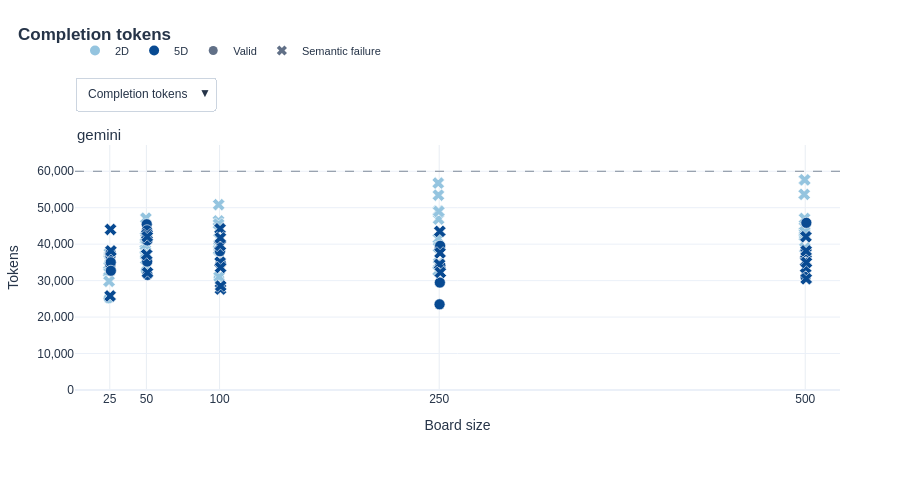

Notebook source saved alongside this figure:
### Markdown cell above
## Token usage

Each model has a full-width row with numeric board-size spacing. The blue gradient identifies dimension; marker shape identifies outcome. Switch between completion, input and reasoning tokens. Dashed lines in the completion view show configured budgets. Missing usage is omitted rather than treated as zero.

### Code cell
view.show_all(figures.plot_token_usage(aggregate))
